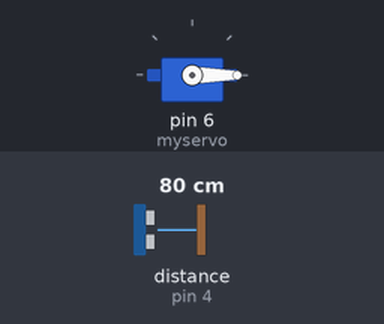
The sketch below on a simulated Arduino Uno, built with avr-gcc and run on an emulated ATmega328P. On the bench: servo. Wiring (inferred from the names in the program): ultrasonic range finder: trigger pin 2; echo pin 4. The test bench sets the inputs (shaded band); at power-on: distance to the obstacle (sensor on pin 4) 80 cm. The echo pulse lasts 58.3 µs per cm.

Above: at 1.2 s.
1.3 s: distance to the obstacle (sensor on pin 4) set to 6 cm
2.8 s: distance to the obstacle (sensor on pin 4) set to 3 cm
At 4.0 s:
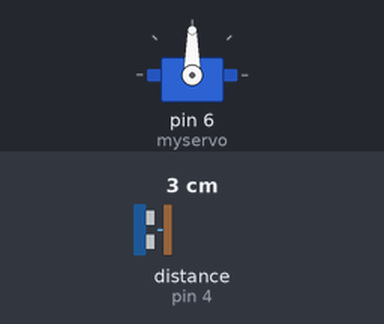
4.3 s: distance to the obstacle (sensor on pin 4) set to 9 cm
At 5.1 s:
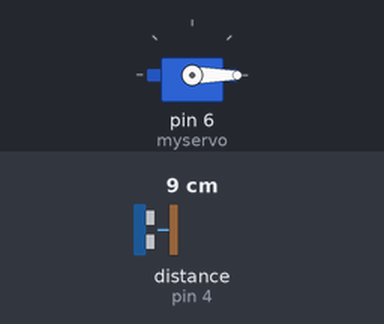
5.8 s: distance to the obstacle (sensor on pin 4) set to 2 cm
At 6.2 s:
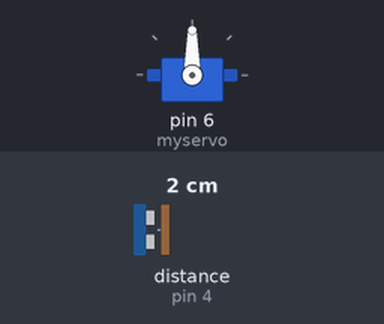
Timing chart, 0 to 8.3 s (numbered marks = the images above; inputs shaded):
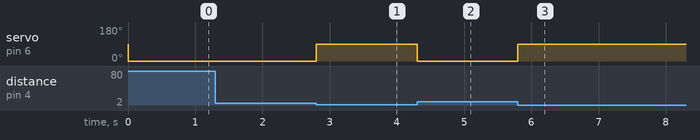

The sketch:

ultrasonic_ex03.ino
```cpp
#include <Servo.h>
Servo myservo;
int trigPin = 2;
int echoPin = 4;


void setup() {
  myservo.attach(6);
  pinMode(trigPin, OUTPUT);
  pinMode(echoPin, INPUT);
}

void loop() {
  digitalWrite(trigPin, LOW);
  delayMicroseconds(1);
  digitalWrite(trigPin, HIGH);
  delayMicroseconds(10);
  digitalWrite(trigPin, LOW);

  unsigned long distance = (pulseIn(echoPin, HIGH) * 34000 / 1000000 ) / 2;

  if(distance < 4)
  {
    myservo.write(90);
  }
  else
  {
    myservo.write(0);
  }
}
```

Measured:
- the behaviour switches between 5 and 4 cm on distance to the obstacle (sensor on pin 4) (found by bisection; images 0 and 1)
- after the input at 1.3 s, every drawn part: stays the same
- after the input at 2.8 s, servo on pin 6 (myservo): 0° → 90° at once
- after the input at 4.3 s, servo on pin 6 (myservo): 90° → 0° at once
- after the input at 5.8 s, servo on pin 6 (myservo): 0° → 90° at once
